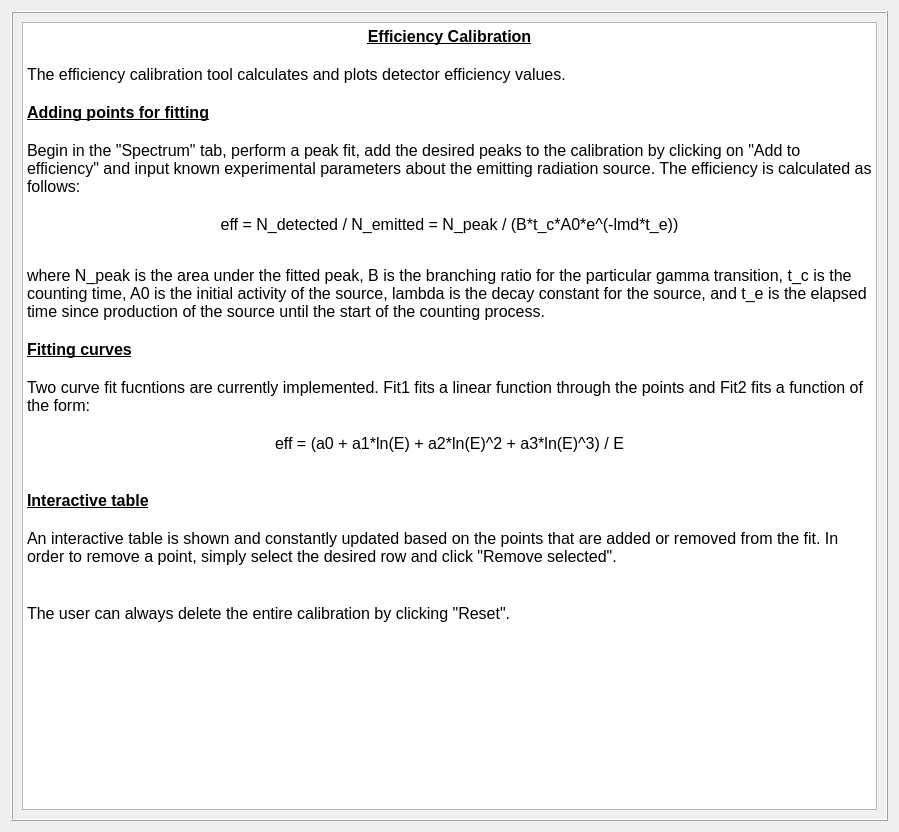
<?xml version="1.0" encoding="UTF-8"?>
<ui version="4.0">
 <class>Dialog</class>
 <widget class="QDialog" name="Dialog">
  <property name="geometry">
   <rect>
    <x>0</x>
    <y>0</y>
    <width>899</width>
    <height>832</height>
   </rect>
  </property>
  <property name="windowTitle">
   <string>Dialog</string>
  </property>
  <layout class="QGridLayout" name="gridLayout">
   <item row="0" column="0">
    <widget class="QFrame" name="frame">
     <property name="frameShape">
      <enum>QFrame::Box</enum>
     </property>
     <property name="frameShadow">
      <enum>QFrame::Raised</enum>
     </property>
     <layout class="QGridLayout" name="gridLayout_2">
      <item row="1" column="0">
       <widget class="QTextBrowser" name="textBrowser">
        <property name="html">
         <string>&lt;!DOCTYPE HTML PUBLIC &quot;-//W3C//DTD HTML 4.0//EN&quot; &quot;http://www.w3.org/TR/REC-html40/strict.dtd&quot;&gt;
&lt;html&gt;&lt;head&gt;&lt;meta name=&quot;qrichtext&quot; content=&quot;1&quot; /&gt;&lt;style type=&quot;text/css&quot;&gt;
p, li { white-space: pre-wrap; }
&lt;/style&gt;&lt;/head&gt;&lt;body style=&quot; font-family:'MS Shell Dlg 2'; font-size:7.8pt; font-weight:400; font-style:normal;&quot;&gt;
&lt;p align=&quot;center&quot; style=&quot; margin-top:0px; margin-bottom:0px; margin-left:0px; margin-right:0px; -qt-block-indent:0; text-indent:0px;&quot;&gt;&lt;span style=&quot; font-size:12pt; font-weight:600; text-decoration: underline;&quot;&gt;Efficiency Calibration&lt;/span&gt;&lt;/p&gt;
&lt;p align=&quot;center&quot; style=&quot;-qt-paragraph-type:empty; margin-top:0px; margin-bottom:0px; margin-left:0px; margin-right:0px; -qt-block-indent:0; text-indent:0px; font-size:12pt; font-weight:600; text-decoration: underline;&quot;&gt;&lt;br /&gt;&lt;/p&gt;
&lt;p style=&quot; margin-top:0px; margin-bottom:0px; margin-left:0px; margin-right:0px; -qt-block-indent:0; text-indent:0px;&quot;&gt;&lt;span style=&quot; font-size:12pt;&quot;&gt;The efficiency calibration tool calculates and plots detector efficiency values.&lt;/span&gt;&lt;/p&gt;
&lt;p style=&quot;-qt-paragraph-type:empty; margin-top:0px; margin-bottom:0px; margin-left:0px; margin-right:0px; -qt-block-indent:0; text-indent:0px; font-size:12pt;&quot;&gt;&lt;br /&gt;&lt;/p&gt;
&lt;p style=&quot; margin-top:0px; margin-bottom:0px; margin-left:0px; margin-right:0px; -qt-block-indent:0; text-indent:0px;&quot;&gt;&lt;span style=&quot; font-size:12pt; font-weight:600; text-decoration: underline;&quot;&gt;Adding points for fitting&lt;/span&gt;&lt;/p&gt;
&lt;p style=&quot;-qt-paragraph-type:empty; margin-top:0px; margin-bottom:0px; margin-left:0px; margin-right:0px; -qt-block-indent:0; text-indent:0px; font-size:12pt; font-weight:600; text-decoration: underline;&quot;&gt;&lt;br /&gt;&lt;/p&gt;
&lt;p style=&quot; margin-top:0px; margin-bottom:0px; margin-left:0px; margin-right:0px; -qt-block-indent:0; text-indent:0px;&quot;&gt;&lt;span style=&quot; font-size:12pt;&quot;&gt;Begin in the &amp;quot;Spectrum&amp;quot; tab, perform a peak fit, add the desired peaks to the calibration by clicking on &amp;quot;Add to efficiency&amp;quot; and input known experimental parameters about the emitting radiation source. The efficiency is calculated as follows:&lt;/span&gt;&lt;/p&gt;
&lt;p align=&quot;center&quot; style=&quot;-qt-paragraph-type:empty; margin-top:0px; margin-bottom:0px; margin-left:0px; margin-right:0px; -qt-block-indent:0; text-indent:0px; font-size:12pt;&quot;&gt;&lt;br /&gt;&lt;/p&gt;
&lt;p align=&quot;center&quot; style=&quot; margin-top:0px; margin-bottom:0px; margin-left:0px; margin-right:0px; -qt-block-indent:0; text-indent:0px;&quot;&gt;&lt;span style=&quot; font-size:12pt;&quot;&gt;eff = N_detected / N_emitted = N_peak / (B*t_c*A0*e^(-lmd*t_e))&lt;/span&gt;&lt;/p&gt;
&lt;p align=&quot;center&quot; style=&quot;-qt-paragraph-type:empty; margin-top:0px; margin-bottom:0px; margin-left:0px; margin-right:0px; -qt-block-indent:0; text-indent:0px; font-size:12pt;&quot;&gt;&lt;br /&gt;&lt;/p&gt;
&lt;p align=&quot;center&quot; style=&quot;-qt-paragraph-type:empty; margin-top:0px; margin-bottom:0px; margin-left:0px; margin-right:0px; -qt-block-indent:0; text-indent:0px;&quot;&gt;&lt;br /&gt;&lt;/p&gt;
&lt;p style=&quot; margin-top:0px; margin-bottom:0px; margin-left:0px; margin-right:0px; -qt-block-indent:0; text-indent:0px;&quot;&gt;&lt;span style=&quot; font-size:12pt;&quot;&gt;where N_peak is the area under the fitted peak, B is the branching ratio for the particular gamma transition, t_c is the counting time, A0 is the initial activity of the source, lambda is the decay constant for the source, and t_e is the elapsed time since production of the source until the start of the counting process.&lt;/span&gt;&lt;/p&gt;
&lt;p style=&quot;-qt-paragraph-type:empty; margin-top:0px; margin-bottom:0px; margin-left:0px; margin-right:0px; -qt-block-indent:0; text-indent:0px; font-size:12pt;&quot;&gt;&lt;br /&gt;&lt;/p&gt;
&lt;p style=&quot; margin-top:0px; margin-bottom:0px; margin-left:0px; margin-right:0px; -qt-block-indent:0; text-indent:0px;&quot;&gt;&lt;span style=&quot; font-size:12pt; font-weight:600; text-decoration: underline;&quot;&gt;Fitting curves&lt;/span&gt;&lt;/p&gt;
&lt;p style=&quot;-qt-paragraph-type:empty; margin-top:0px; margin-bottom:0px; margin-left:0px; margin-right:0px; -qt-block-indent:0; text-indent:0px; font-size:12pt; font-weight:600; text-decoration: underline;&quot;&gt;&lt;br /&gt;&lt;/p&gt;
&lt;p style=&quot; margin-top:0px; margin-bottom:0px; margin-left:0px; margin-right:0px; -qt-block-indent:0; text-indent:0px;&quot;&gt;&lt;span style=&quot; font-size:12pt;&quot;&gt;Two curve fit fucntions are currently implemented. Fit1 fits a linear function through the points and Fit2 fits a function of the form:&lt;/span&gt;&lt;/p&gt;
&lt;p style=&quot;-qt-paragraph-type:empty; margin-top:0px; margin-bottom:0px; margin-left:0px; margin-right:0px; -qt-block-indent:0; text-indent:0px; font-size:12pt;&quot;&gt;&lt;br /&gt;&lt;/p&gt;
&lt;p align=&quot;center&quot; style=&quot; margin-top:0px; margin-bottom:0px; margin-left:0px; margin-right:0px; -qt-block-indent:0; text-indent:0px;&quot;&gt;&lt;span style=&quot; font-size:12pt;&quot;&gt;eff = (a0 + a1*ln(E) + a2*ln(E)^2 + a3*ln(E)^3) / E&lt;/span&gt;&lt;/p&gt;
&lt;p align=&quot;center&quot; style=&quot;-qt-paragraph-type:empty; margin-top:0px; margin-bottom:0px; margin-left:0px; margin-right:0px; -qt-block-indent:0; text-indent:0px; font-size:12pt;&quot;&gt;&lt;br /&gt;&lt;/p&gt;
&lt;p style=&quot;-qt-paragraph-type:empty; margin-top:0px; margin-bottom:0px; margin-left:0px; margin-right:0px; -qt-block-indent:0; text-indent:0px; font-size:12pt;&quot;&gt;&lt;br /&gt;&lt;/p&gt;
&lt;p style=&quot; margin-top:0px; margin-bottom:0px; margin-left:0px; margin-right:0px; -qt-block-indent:0; text-indent:0px;&quot;&gt;&lt;span style=&quot; font-size:12pt; font-weight:600; text-decoration: underline;&quot;&gt;Interactive table&lt;/span&gt;&lt;/p&gt;
&lt;p style=&quot;-qt-paragraph-type:empty; margin-top:0px; margin-bottom:0px; margin-left:0px; margin-right:0px; -qt-block-indent:0; text-indent:0px; font-size:12pt; font-weight:600; text-decoration: underline;&quot;&gt;&lt;br /&gt;&lt;/p&gt;
&lt;p style=&quot; margin-top:0px; margin-bottom:0px; margin-left:0px; margin-right:0px; -qt-block-indent:0; text-indent:0px;&quot;&gt;&lt;span style=&quot; font-size:12pt;&quot;&gt;An interactive table is shown and constantly updated based on the points that are added or removed from the fit. In order to remove a point, simply select the desired row and click &amp;quot;Remove selected&amp;quot;.&lt;/span&gt;&lt;/p&gt;
&lt;p style=&quot;-qt-paragraph-type:empty; margin-top:0px; margin-bottom:0px; margin-left:0px; margin-right:0px; -qt-block-indent:0; text-indent:0px; font-size:12pt;&quot;&gt;&lt;br /&gt;&lt;/p&gt;
&lt;p style=&quot;-qt-paragraph-type:empty; margin-top:0px; margin-bottom:0px; margin-left:0px; margin-right:0px; -qt-block-indent:0; text-indent:0px; font-size:12pt; font-weight:600; text-decoration: underline;&quot;&gt;&lt;br /&gt;&lt;/p&gt;
&lt;p style=&quot; margin-top:0px; margin-bottom:0px; margin-left:0px; margin-right:0px; -qt-block-indent:0; text-indent:0px;&quot;&gt;&lt;span style=&quot; font-size:12pt;&quot;&gt;The user can always delete the entire calibration by clicking &amp;quot;Reset&amp;quot;.&lt;/span&gt;&lt;/p&gt;&lt;/body&gt;&lt;/html&gt;</string>
        </property>
       </widget>
      </item>
     </layout>
    </widget>
   </item>
  </layout>
 </widget>
 <resources>
  <include location="../eff_resource.qrc"/>
 </resources>
 <connections/>
</ui>
